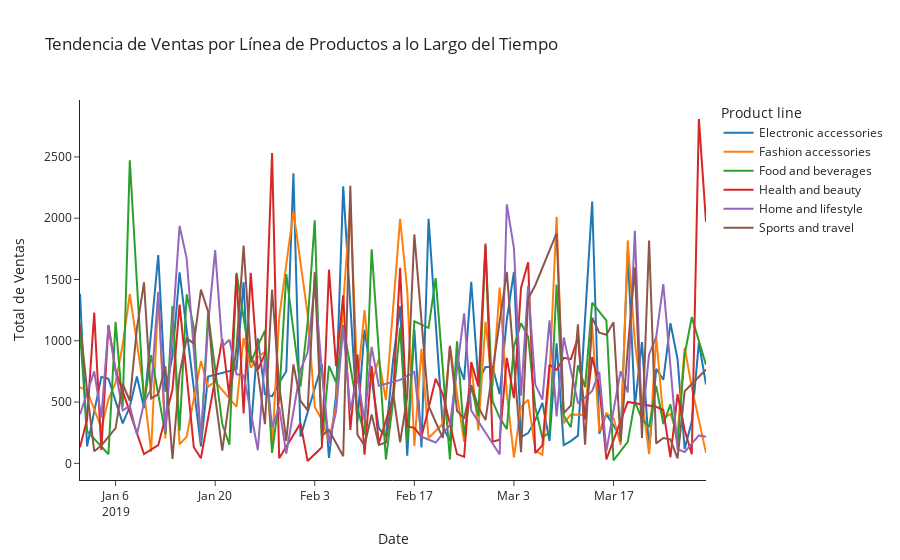

Notebook code for this chart:
### Markdown cell above
Como son muchas categorias, haremos uso del atributo **hovermode** para mejorar la legibilidad del gráfico.

### Code cell
sales_by_product_line = df_sales.groupby(['Date', 'Product line'])['Total'].sum().reset_index()

# Crear el gráfico de líneas de tiempo
fig = px.line(sales_by_product_line, x='Date', y='Total', color='Product line',
              title='Tendencia de Ventas por Línea de Productos a lo Largo del Tiempo',
              labels={'Total': 'Total de Ventas'},
              template='simple_white')
fig.update_layout(
    hovermode="x unified" # Unifica los valores de hover para todas las líneas en el mismo punto temporal
)
fig.show()
